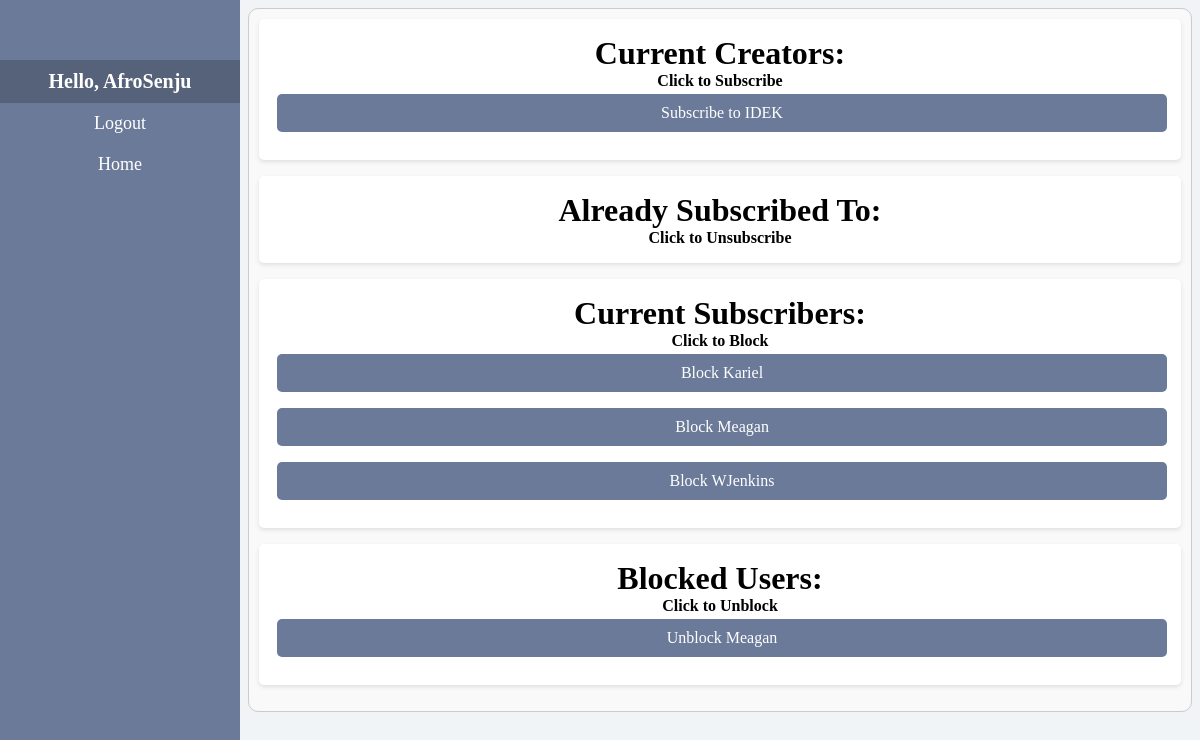
/subscribe (signed in), run on the app's committed database.
### app/models.py (models this page shows, shortened)
class Subscription(models.Model):
    subscriber = models.ForeignKey(User, on_delete = models.CASCADE, related_name='subscriptions')
    subscribed_to = models.ForeignKey(YouTuber, on_delete = models.CASCADE)

class Blocked_Subscriber(models.Model):
    subscriber = models.ForeignKey(User, on_delete = models.CASCADE)
    subscribed_to = models.ForeignKey(YouTuber, on_delete = models.CASCADE)

### app/views.py (the view, shortened to what this page needs)
# urls.py: path('subscribe', subscribe_to_new_user_view, name = 'subscribe'),
@login_required(login_url='user_login')
def subscribe_to_new_user_view(request):
    users_who_blocked_user = [user.subscribed_to for user in view_all_blocked(User.objects.get(username = request.user))]
    users_who_blocked_user = [User.objects.get(username = user) for user in users_who_blocked_user]
    youTuber_list = [user.creator for user in view_all_youTubers() if user.creator != request.user and user.creator not in users_who_blocked_user]
    already_subscribed = [user.subscribed_to.creator for user in filter_all_subscriptions(request.user)]
    available_list = [user for user in youTuber_list if user not in already_subscribed]
    subscribers = [user for user in find_all_subscribers(request.user)]
    role = UserProfile.objects.get(user__username = request.user)
    role = role.role.name
    try:
        blocked_users = filter_blocked_users(YouTuber.objects.get(creator__username = request.user))
    except:
        blocked_users = []
    return render(request, 'subscribe_new.html', {'youTubers':available_list, 'already_subscribed':already_subscribed, 'subscribers':subscribers, 'blocked_users':blocked_users, 'role':role})

### app/models.py (called while the page is built)
def view_all_youTubers():
    return YouTuber.objects.all()

def view_all_blocked(user):
    return Blocked_Subscriber.objects.filter(subscriber = user)

def filter_all_subscriptions(user):
    return Subscription.objects.filter(subscriber = user)

def find_all_subscribers(creator):
    try:
        creator = YouTuber.objects.get(creator = creator)
        return Subscription.objects.filter(subscribed_to = creator)
    except:
        return []

def filter_blocked_users(user):
    try:
        return Blocked_Subscriber.objects.filter(subscribed_to = user)
    except:
        return []

### app/templates/subscribe_new.html (shortened to what this page needs)
{% extends "dashboard.html" %}
{% block title %}
<div class="full-width-container">
    <div class = 'blog'>
        <h1>Current Creators:</h1>
        <h4>Click to Subscribe</h4>
        <form method="post">
            {% for youtuber in youTubers %}
                {% if request.user != youtuber %}
                    <p>
                        <button class="action-button" type="submit" name="subscribe_username" value="{{ youtuber.username }}">
                            Subscribe to {{ youtuber.username }}
                        </button>
                    </p>
                {% endif %}
            {% endfor %}
        </form>
    </div>
    <div class = 'blog'>
        <h1>Already Subscribed To:</h1>
        <h4>Click to Unsubscribe</h4>
    </div>
    {% if role == 'Admin' %}
        {% if subscribers %}
        <div class = 'blog'>
            <form method="post">
                <h1>Current Subscribers:</h1>
                <h4>Click to Block</h4>
                {% for subscriber in subscribers %}
                    <p>
                        <button class="action-button" type="submit" name="block" value="{{ subscriber.subscriber.username }}">
                            Block {{ subscriber.subscriber.username }}
                        </button>
                    </p>
                {% endfor %}
            </form>
        </div>
        {% endif %}
        {% if blocked_users %}
            <div class = 'blog'>
                <h1>Blocked Users:</h1>
                <h4>Click to Unblock</h4>
                <form method="post">
                    {% for user in blocked_users %}
                        <p>
                            <button class="action-button" type="submit" name="unblock" value="{{ user.subscriber.username }}">
                                Unblock {{ user.subscriber.username }}
                            </button>
                        </p>
                    {% endfor %}
                </form>
            </div>
        {% endif %}
    {% endif %}
</div>
{% endblock title %}

### app/templates/dashboard.html (shortened to what this page needs)
{% extends "root.html" %}
{% block content %}
<div class="sidenav">
    <div class="navbar-header">Hello, {{ request.user }}</div>
    <a href="{% url 'logout' %}">Logout</a>
    <a href="{% url 'dashboard' %}">Home</a>
</div>
<div class="main">
{% block title %}{% endblock title %}
</div>
{% endblock content %}

### app/static/styles.css (style rules this page uses)
* { margin: 0; padding: 0; font-family: Garamond, serif; }
.sidenav { height: 100%; width: 15em; position: fixed; z-index: 1; top: 0; left: 0; background-color: #6B7A99; overflow-x: hidden; padding-top: 60px; transition: 0.5s; }
.sidenav a { padding: 10px 15px; text-decoration: none; font-size: 18px; color: white; display: block; transition: 0.3s; text-align: center; }
.sidenav .navbar-header { padding: 10px 15px; text-align: center; background-color: #566279; color: white; font-size: 20px; font-weight: bold; }
html { background-color: #f1f4f6; }
.main { margin-left: 15em; padding: .5em; }
.blog { text-align: justify; margin-bottom: 1em; padding: 1em; background-color: #fff; border-radius: 5px; box-shadow: 0 2px 4px rgba(0, 0, 0, 0.1); }
.blog p { line-height: 1.5em; margin-bottom: 0.5em; }
.action-button { background-color: #6B7A99; color: white; padding: 10px 20px; text-align: center; text-decoration: none; display: inline-block; font-size: 16px; margin: 4px 2px; border: none; border-radius: 5px; cursor: pointer; transition-duration: 0.4s; width: 100%; box-sizing: border-box; }
.full-width-container { width: 100%; padding: 10px; border: 1px solid #ccc; border-radius: 10px; background-color: #f9f9f9; margin-bottom: 1em; box-sizing: border-box; }
.blog:after { content: ""; display: table; clear: both; }
h1, h4 { text-align: center; }

### data on the page
Subscription: subscriber.username "Kariel"
Subscription: subscriber.username "Meagan"
Subscription: subscriber.username "WJenkins"
Blocked_Subscriber: subscriber.username "Meagan"

### other printed values
{{ request.user }} "AfroSenju"
{{ youtuber.username }} "IDEK"
